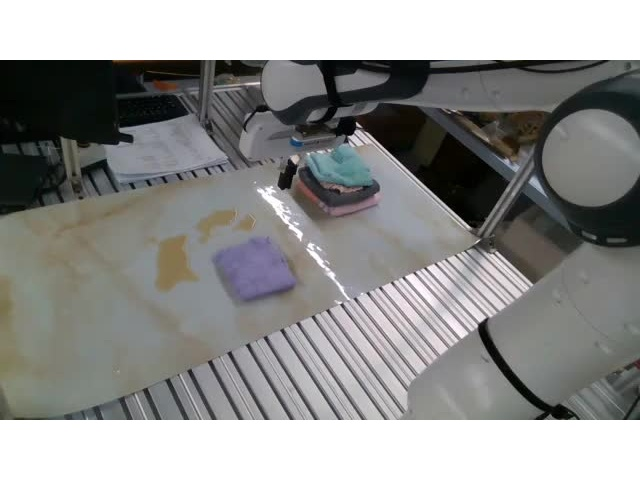
#> input picture static/images/real2sim/thumb18.jpg, 640 x 480 px
$ python chang.py
#> lines starting #> are read from the running program, lines starting #| are printed output that depends on the picture
import cv2
import numpy as np

# Load the image
image = cv2.imread('thumb18.jpg')
#> image is the input picture: shape (480, 640, 3); mean B, G, R 143.5, 144.8, 144.5

# Resize the image to 640x360 (if it's not already)
resized_image = cv2.resize(image, (640, 360))
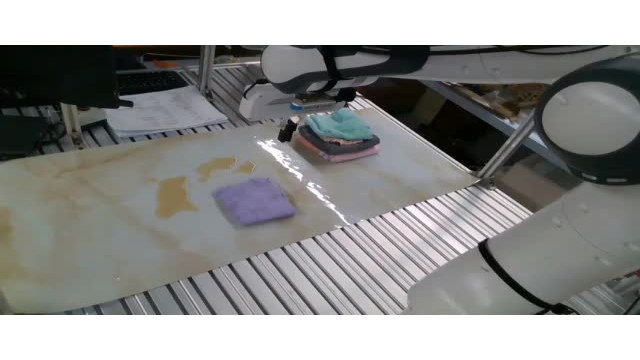
#> resized_image: shape (360, 640, 3); mean B, G, R 143.5, 144.8, 144.5

# Create a blank canvas of 640x480 with a white background
output_image = np.ones((480, 640, 3), dtype=np.uint8) * 255  # White background

# Center the resized image on the canvas
y_offset = (output_image.shape[0] - resized_image.shape[0]) // 2
#> y_offset = 60
x_offset = (output_image.shape[1] - resized_image.shape[1]) // 2
#> x_offset = 0
output_image[y_offset:y_offset+resized_image.shape[0], x_offset:x_offset+resized_image.shape[1]] = resized_image
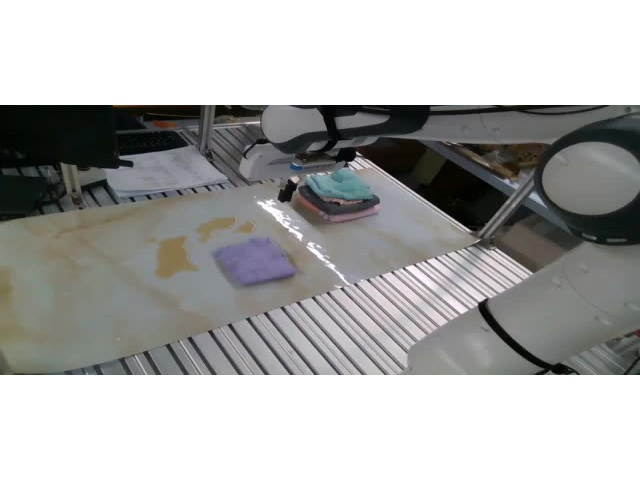
#> output_image: shape (480, 640, 3); mean B, G, R 171.4, 172.3, 172.2

# Save the output
cv2.imwrite('thumb18.jpg', output_image)

$ run again, with static/images/real2sim/thumb1.jpg copied over static/images/real2sim/thumb18.jpg
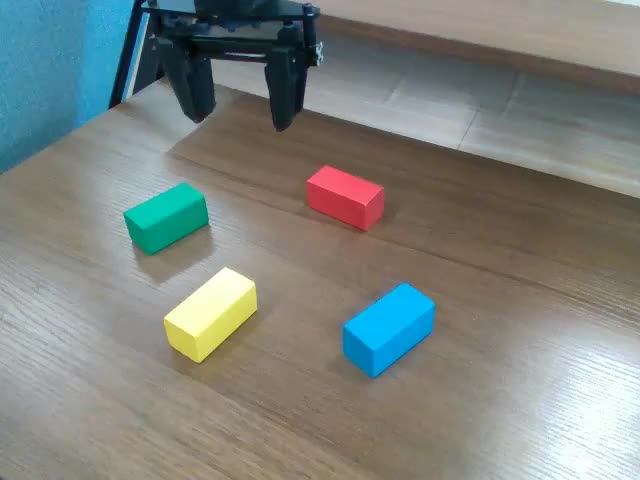
#> input picture static/images/real2sim/thumb1.jpg, 640 x 480 px
#> image is the input picture: shape (480, 640, 3); mean B, G, R 126.2, 131.1, 125.7
#> `resized_image = cv2.resize(image, (640, 360))`:
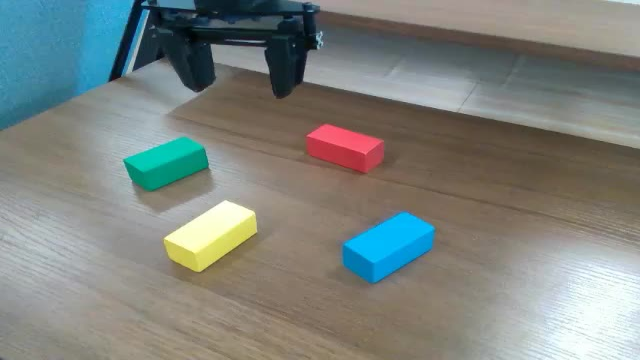
#> resized_image: shape (360, 640, 3); mean B, G, R 126.2, 131.1, 125.7
#> `output_image[y_offset:y_offset+resized_image.shape[0], x_offset:x_offs..`:
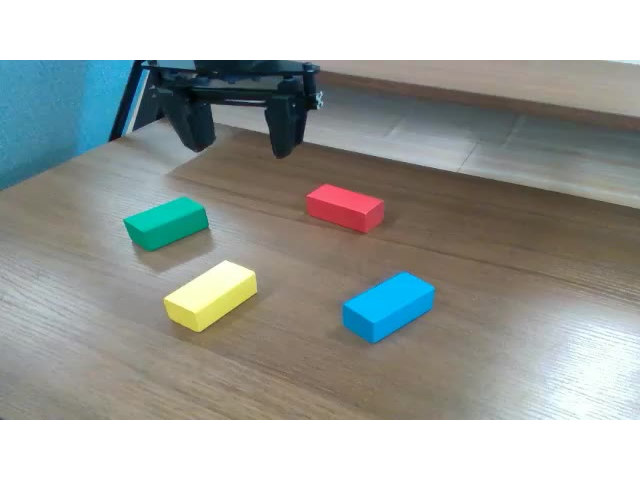
#> output_image: shape (480, 640, 3); mean B, G, R 158.4, 162.1, 158.1

$ run again, with static/images/real2sim/thumb10.jpg copied over static/images/real2sim/thumb18.jpg
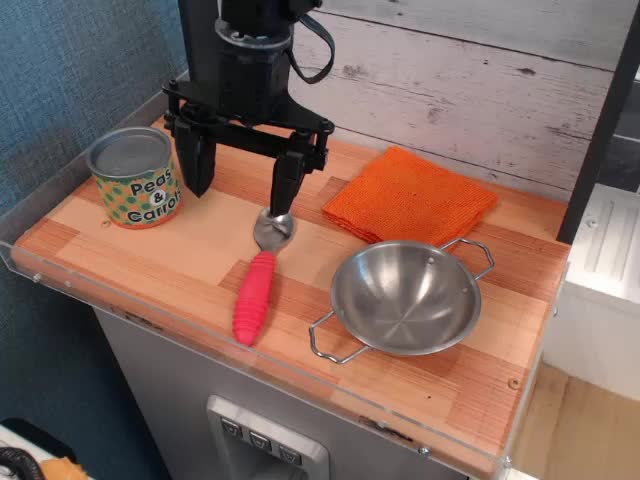
#> input picture static/images/real2sim/thumb10.jpg, 640 x 480 px
#> image is the input picture: shape (480, 640, 3); mean B, G, R 94.5, 102.9, 129.6
#> `resized_image = cv2.resize(image, (640, 360))`:
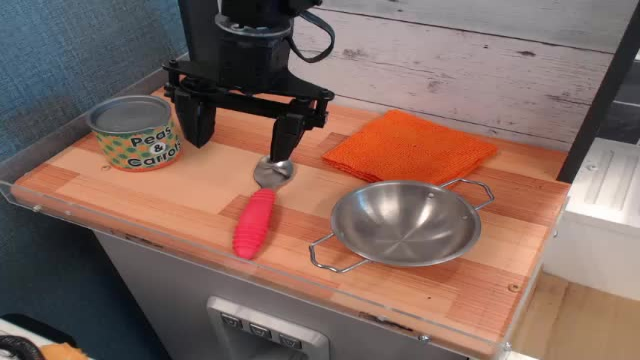
#> resized_image: shape (360, 640, 3); mean B, G, R 94.5, 102.9, 129.6
#> `output_image[y_offset:y_offset+resized_image.shape[0], x_offset:x_offs..`:
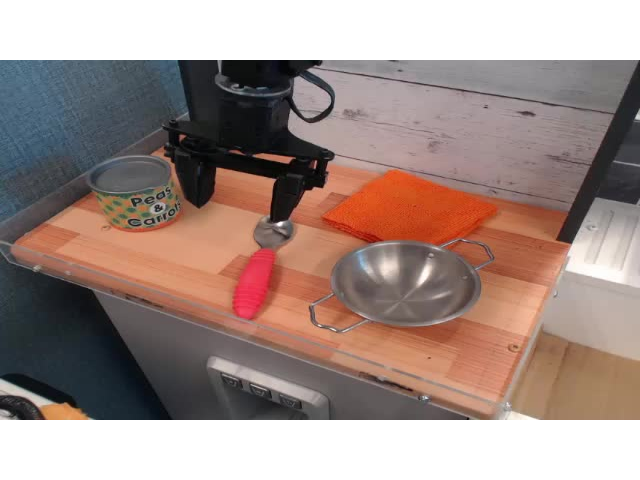
#> output_image: shape (480, 640, 3); mean B, G, R 134.6, 140.9, 160.9

$ run again, with static/images/real2sim/thumb11.jpg copied over static/images/real2sim/thumb18.jpg
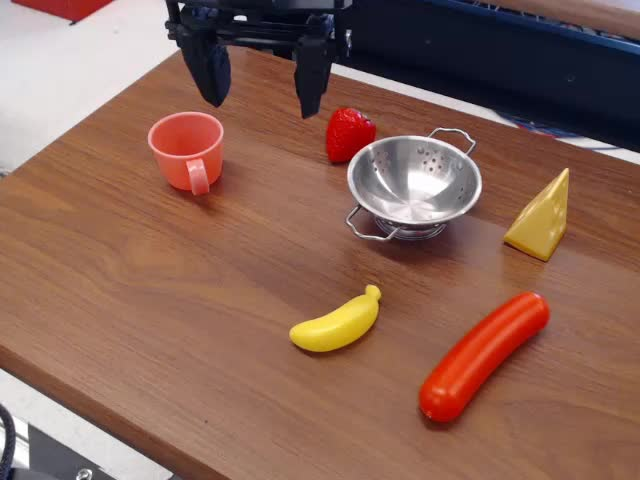
#> input picture static/images/real2sim/thumb11.jpg, 640 x 480 px
#> image is the input picture: shape (480, 640, 3); mean B, G, R 86, 99.5, 137.1
#> `resized_image = cv2.resize(image, (640, 360))`:
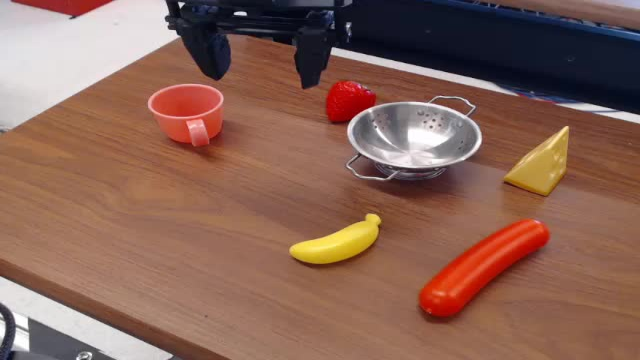
#> resized_image: shape (360, 640, 3); mean B, G, R 86.1, 99.5, 137.1
#> `output_image[y_offset:y_offset+resized_image.shape[0], x_offset:x_offs..`:
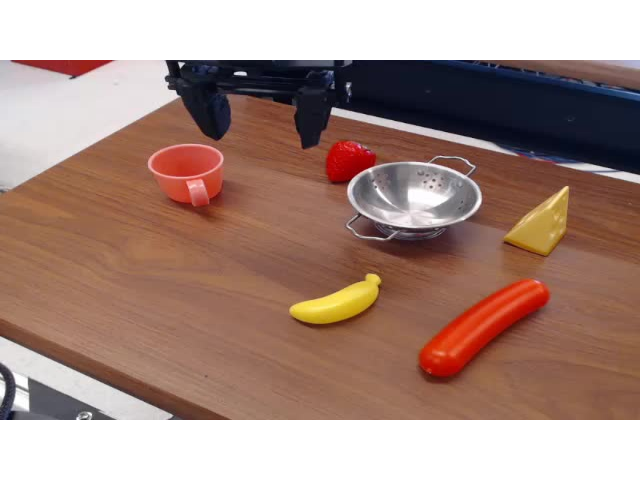
#> output_image: shape (480, 640, 3); mean B, G, R 128.3, 138.4, 166.6
